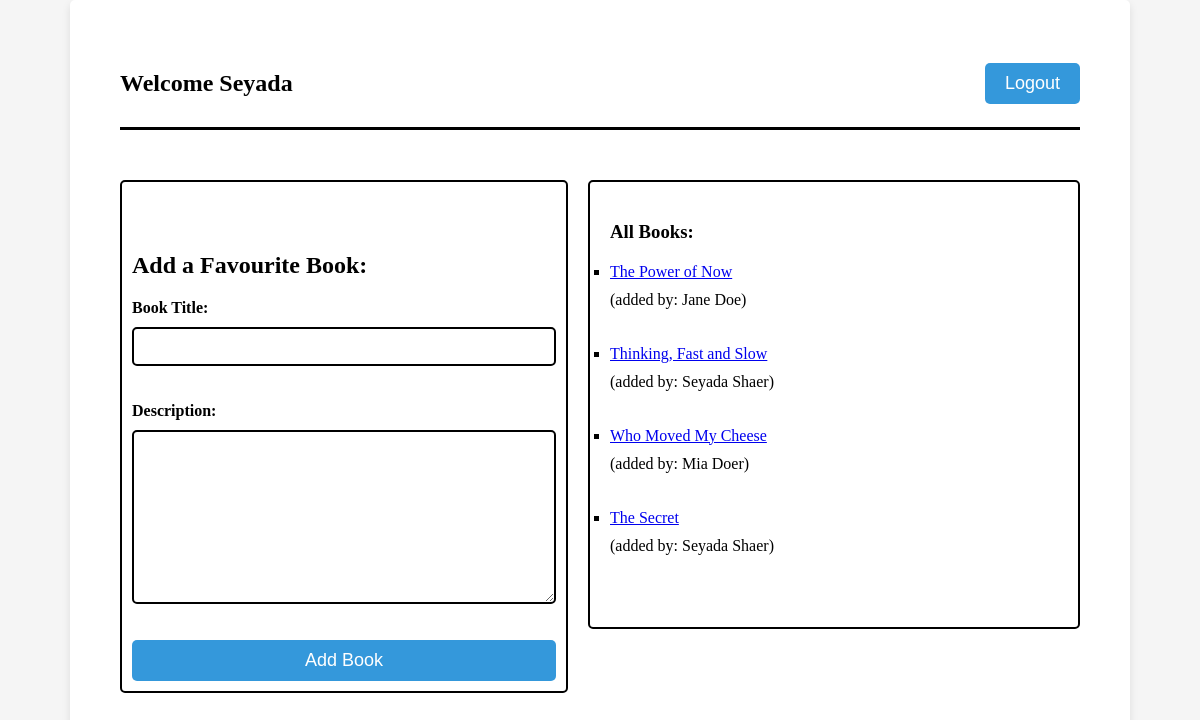
Page /books (signed in) on the committed database.
### favbooks_app/models.py (models this page shows)
class User(models.Model):
    first_name = models.CharField(max_length=255)
    last_name = models.CharField(max_length=255)
    email = models.CharField(max_length=255)
    password = models.BinaryField(max_length=255)
    pw_confirm = models.CharField(max_length=255)
    created_at = models.DateTimeField(auto_now_add=True)
    updated_at = models.DateTimeField(auto_now=True)
    objects = UserManager()

class Book(models.Model):
    title = models.CharField(max_length=255)
    description = models.TextField()
    uploaded_by = models.ForeignKey(User, related_name="books_uploaded", on_delete=models.CASCADE)
    users_who_like = models.ManyToManyField(User, related_name="liked_books")
    created_at = models.DateTimeField(auto_now_add = True)
    updated_at = models.DateTimeField(auto_now = True)
    objects = BookManager()

### favbooks_app/views.py (the view)
# urls.py: path("books", views.books),
def books(request):
    context = {
        'user': models.get_user(request, id=id),
        "books": models.get_all_books()
    }
    return render(request, 'books.html', context)

### favbooks_app/models.py (called while the page is built)
def get_user(request, id):
    return User.objects.get(id=request.session['id'])

def get_all_books():
    return Book.objects.all()

### favbooks_app/templates/books.html (shortened to what this page needs)
    <!DOCTYPE html>
    <html lang="en">
    <head>
    </head>
    <body>
        <div class="container">
            <div class="header">
                <div>
                    <h2 class="inline">Welcome {{ user.first_name }}</h>
                </div>
                <div>
                    <a href="/logout"><button type="button">Logout</button></a>
                </div>
            </div>
            <div class="main">
                <div class="add_book">
                    <div class="form_box">
                        <div class="error_messages">
                        </div>
                        <h2>Add a Favourite Book: </h2>
                        <form action="add_book" method="post">
                            <label for="title">Book Title:</label>
                            <input type="text" name="title"><br><br>
                            <label for="description">Description:</label>
                            <textarea name="description" id="description" cols="30" rows="10"></textarea><br><br>
                            <button type="submit">Add Book</button>
                        </form>
                    </div>
                </div>
                <div class="books">
                    <h3>All Books:</h3>
                        <ul>
                        {% for book in books %}
                            <li><a href="books/{{ book.id }}">{{ book.title }}</a></li>
                            (added by: {{book.uploaded_by.first_name}} {{book.uploaded_by.last_name}})
                            <br><br><br>
                        {% endfor %}
                        </ul>
                </div>
            </div>
    </body>
    </html>

### favbooks_app/templates/books.html (style rules this page uses)
body { font-family: 'Times New Roman', Times, serif; background-color: #f5f5f5; margin: 0; padding: 0; }
.main { display: flex; justify-content: space-between; align-items: flex-start ; width: 100%; margin-top: 50px; }
.container { max-width: 80%; margin: 0 auto; background-color: white; padding: 50px; border-radius: 5px; box-shadow: 0 4px 8px rgba(0, 0, 0, 0.1); }
.header { display: flex; align-items: center; justify-content: space-between; margin-bottom: 20px; padding-bottom: 10px; border-bottom: 3px solid black; }
button[type="button"] { background-color: #3498db; color: white; border: none; border-radius: 5px; padding: 10px 20px; margin-left: 20px; font-size: 18px; }
.main { display: flex; flex-direction: row; }
.add_book { flex: 1; margin-right: 20px; }
.form_box { border: 2px solid black; padding: 10px; border-radius: 5px; }
h2 { margin-bottom: 20px; }
form { display: flex; flex-direction: column; }
label { font-weight: bold; margin-bottom: 10px; }
input[type="text"], textarea { border: 2px solid black; border-radius: 5px; padding: 10px; }
button[type="submit"] { background-color: #3498db; color: white; border: none; border-radius: 5px; padding: 10px; cursor: pointer; font-size: 18px; }
.books { flex: 1; border: 2px solid black; padding: 20px; border-radius: 5px; }
h3 { margin-bottom: 20px; }
ul { list-style: square; padding: 0; }
li { margin-bottom: 10px; }
.error_messages { width: 90%; width: 90%; background-color: white; padding: 20px; border-radius: 5px; font-size: 12px; }

### rows in the picture
User: first_name "Seyada"
Book: title "The Power of Now", uploaded_by.first_name "Jane", uploaded_by.last_name "Doe"
Book: title "Thinking, Fast and Slow", uploaded_by.first_name "Seyada", uploaded_by.last_name "Shaer"
Book: title "Who Moved My Cheese", uploaded_by.first_name "Mia", uploaded_by.last_name "Doer"
Book: title "The Secret", uploaded_by.first_name "Seyada", uploaded_by.last_name "Shaer"
